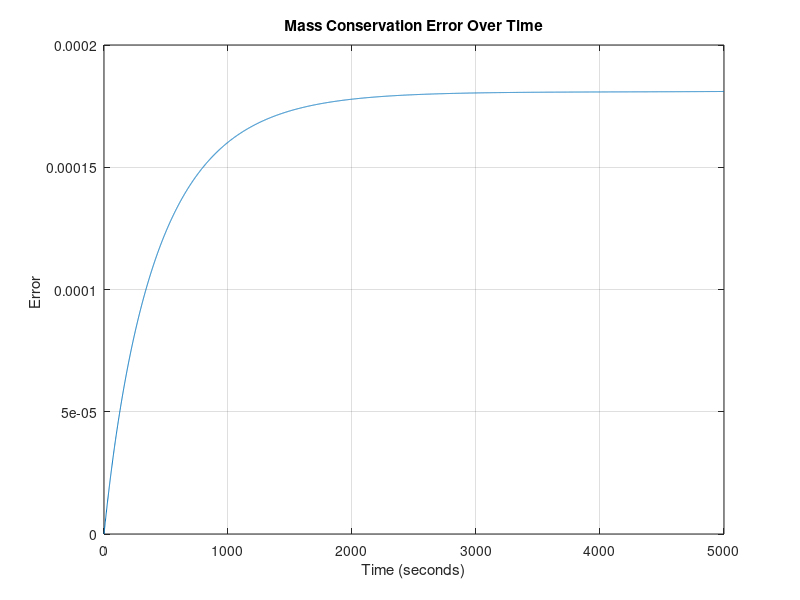
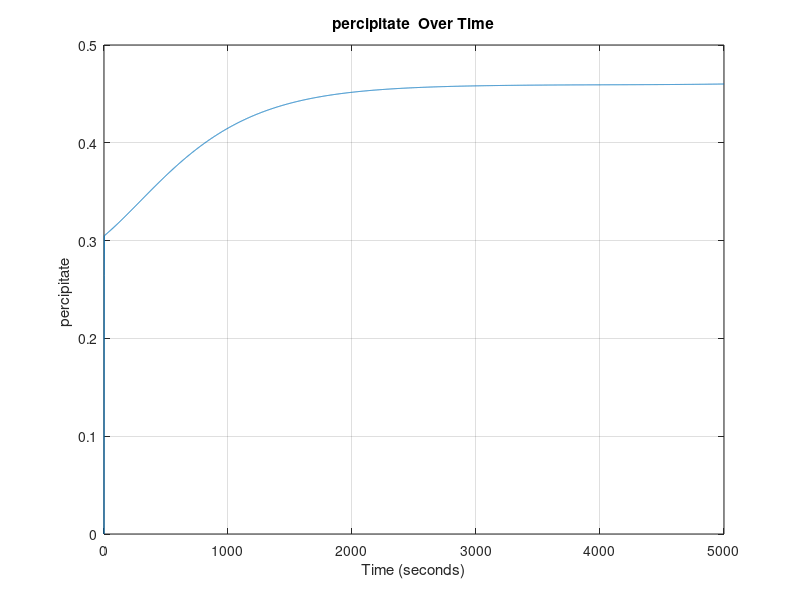
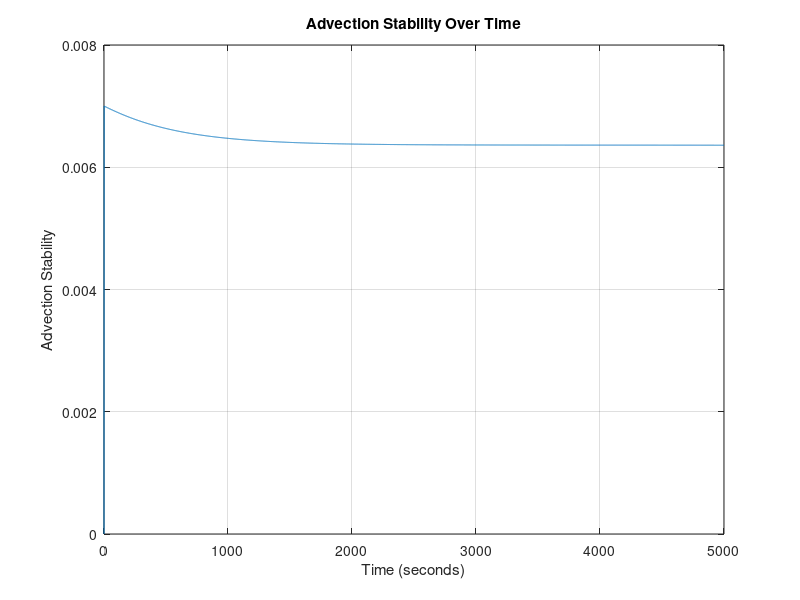
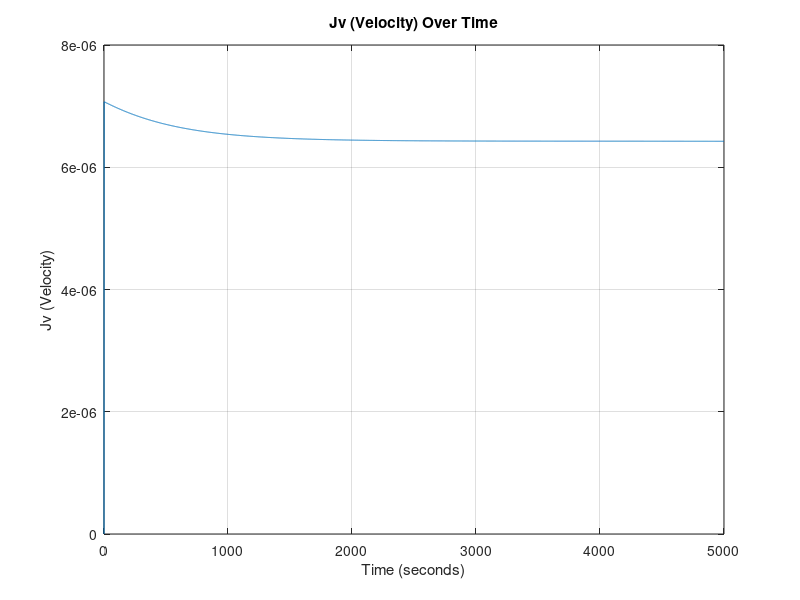

Write the MATLAB code that produced these figures, in order.
%__Gruppe 3-Simulering-3.Sem__
clear
close all
clc
%% Inital Parameters
domain_length = 0.1;   % Domain length (meters)
domain_steps = 100;    % Number of spatial domain_steps points
dx = domain_length / (domain_steps - 1); % Position discretization
 
time_length = 5000;      % Time length (seconds)
time_steps = 5000;       % Number of time steps
dt = time_length / time_steps; % Temporal discretization

% DEFINED VARIABLES
D = 1.464*10^-9; % Diffusivity coefficient H2PO4- in water [m^2 s^-1]
feed_conc = 0.1; % Constant solute concentration at the first cell 0.1 molar [H2PO4-]
TMP = 15; %TMP: Transmembrane Pressure [bar]

area = 0.001; % Area of the membrane surface [m^2]
kw = 5.7311*10^(-7); % Initial water permeability m^3 m^-2 bar^-1 s^-1 
my = 0.891*10^-9; % Water viscosity [Bar∙s]
Rm = 1/(my*kw); % Rejection of water at the membrane (σ) [m^-1]
InitP = 0.263253+0.0011; % Initial percipitation
alpha = 95000000000; % Specific resistance of fouling [m mol m^3]

sig_m = 0.1; % Rejection of ions 

% PHYSICAL CONSTANTS
R= 8.31415*10^-2; % Gasconstant [L^3 Bar mol^-1 K^-1]
T= 273.15+25; %Temperature [K]
 
% Anonymous functions
%Lv = @(time) kw*exp(-kb*time); %Water permeability dependent on Fouling

Mp = @(conc) 0.0011*exp(36.328*conc) + 0.263253; % concentration of udfæld in respect to phosphate increase.
Rf = @(conc) alpha*(Mp(conc)/area); % Rate of fouling
Lv = @(conc) 1/(my*(Rm+Rf(conc))); % Water permeability dependent on fouling


% Create a grid for space and time
x = linspace(0, domain_length, domain_steps);
t = linspace(0, time_length, time_steps);

% Initialize the concentration array AND Initial condition (1D)
C = zeros(domain_steps, time_steps)+0.1; % 0.1 molar [H2PO4] at pH 2.9
C(domain_steps/2) = 0.13;

%Diffusive Stability
DS = D*dt/dx^2;
fprintf('\n Diffusivity Stability = %f', DS);
if DS>0.5 
   fprintf(2,'\n ERROR: Stabilitetsfejl');
else
    fprintf('\n Stable Diffusion Model !!');
end


%% Time-stepping loop
for j = 2:time_steps
    for i = 1:domain_steps
        LastC = C(domain_steps, j-1);

        C(1, :) = feed_conc; % Set the leftmost boundary to 0.1

        if j == 2
            Ptot = InitP; % The rate of percipitation WI
        else
            Ptot = Mp(LastC);
        end

        Jv = (Lv(LastC)*(TMP-(1*R*T*(LastC))));  % Volume flux = Jv ,  in terms of osmotic pressure (TMP, R, T, delta_C) and Lv. [m/s]

        % Calculate the second derivative in x direction
        if i == 1 %__First Cell__
            d2Cdx2 = 0;
            dCdt_advection = 0;

        elseif i == domain_steps %__Membrane Cell___
            % No right neighbor at the last cell and MEMBRANE
            d2Cdx2 = (D * (C(domain_steps - 1, j-1) - C(domain_steps, j-1)) / dx^2) + C(i,j-1)*(sig_m)*Jv/(dx);
        else    %__Normal Cells__
            % Calculate the second derivative normally
            d2Cdx2 = D * (C(i + 1, j-1) - 2 * C(i, j-1) + C(i - 1, j-1)) / dx^2;
            % Apply advection term
            dCdt_advection = -Jv * (C(i, j-1) - C(i-1, j-1)) / dx;
        end
        % Apply the diffusion-advection-(electromigration) equation
        C(i, j) = C(i, j-1) + dt * (d2Cdx2 + dCdt_advection);
        Jv_values(j) = Jv; % Plot values
        P_values(j) = Ptot;
        AS(j) = Jv * dt/dx; % Stability plot values
    end
end
%% CONSERVATION ERROR

Systemdiff = [0, diff(sum(C,1))]; % Diffrence in systemsums

inflow = Jv_values*feed_conc*dt/dx; % Inflow array
outflow = C(domain_steps, :).* Jv_values *(1-sig_m)*dt/dx; % Outflow array 

ERROR = Systemdiff - inflow + outflow; % The mass conservation error



%% 2D Plots

% Plot Mass Conservation Error values over time

figure;
plot(t, ERROR);
xlabel('Time (seconds)');
ylabel('Error ');
title('Mass Conservation Error Over Time');
grid on;


% Plot Percipitate (DS) values over time

figure;
plot(t, P_values);
xlabel('Time (seconds)');
ylabel('percipitate ');
title('percipitate  Over Time');
grid on;

% Plot Advection Stability (DS) values over time

figure;
plot(t, AS);
xlabel('Time (seconds)');
ylabel('Advection Stability');
title('Advection Stability Over Time');
grid on;

% Plot Jv values over time
figure;
plot(t, Jv_values);
xlabel('Time (seconds)');
ylabel('Jv (Velocity)');
title('Jv (Velocity) Over Time');
grid on;


% Define fractions of time steps you want to visualize
time_fraction = [0.001, 0.01, 0.1, 0.2, 0.3, 0.4, 0.5, 0.6, 0.7, 0.8, 0.9];  % For example, 0.1 corresponds to 10% of time steps

% Calculate the corresponding time indices
time_instances = round(time_fraction * time_steps);

% Create a figure for the first plot
figure;
hold on;

% Plot concentration at specific time instances
for i = 1:length(time_instances)
    time_index = time_instances(i);
    plot(x, C(:, time_index));
end

xlabel('Position (meters)');
ylabel('Concentration');
title('Concentration Over Time at Different Instances');

% Add a legend for clarity
legend(arrayfun(@(f) ['t=', num2str(f)], time_fraction, 'UniformOutput', false));

grid on;
hold off;


%% 3D Plot

% Create a 3D surface plot to visualize concentration over time and position
[T, X] = meshgrid(t, x);
figure;
h = surf(X, T, C); % Transpose removed here
xlabel('Position (meters)');
ylabel('Time (seconds)');
zlabel('Concentration');
title('Concentration Over Time and Position');

% Set axis limits to start at the origin
xlim([0, domain_length]);
ylim([0, time_length]);
zlim([0, max(C(:))]); % Assuming max(C(:)) is the maximum concentration in your data

set(h,'LineStyle','none')
%colormap(jet)
